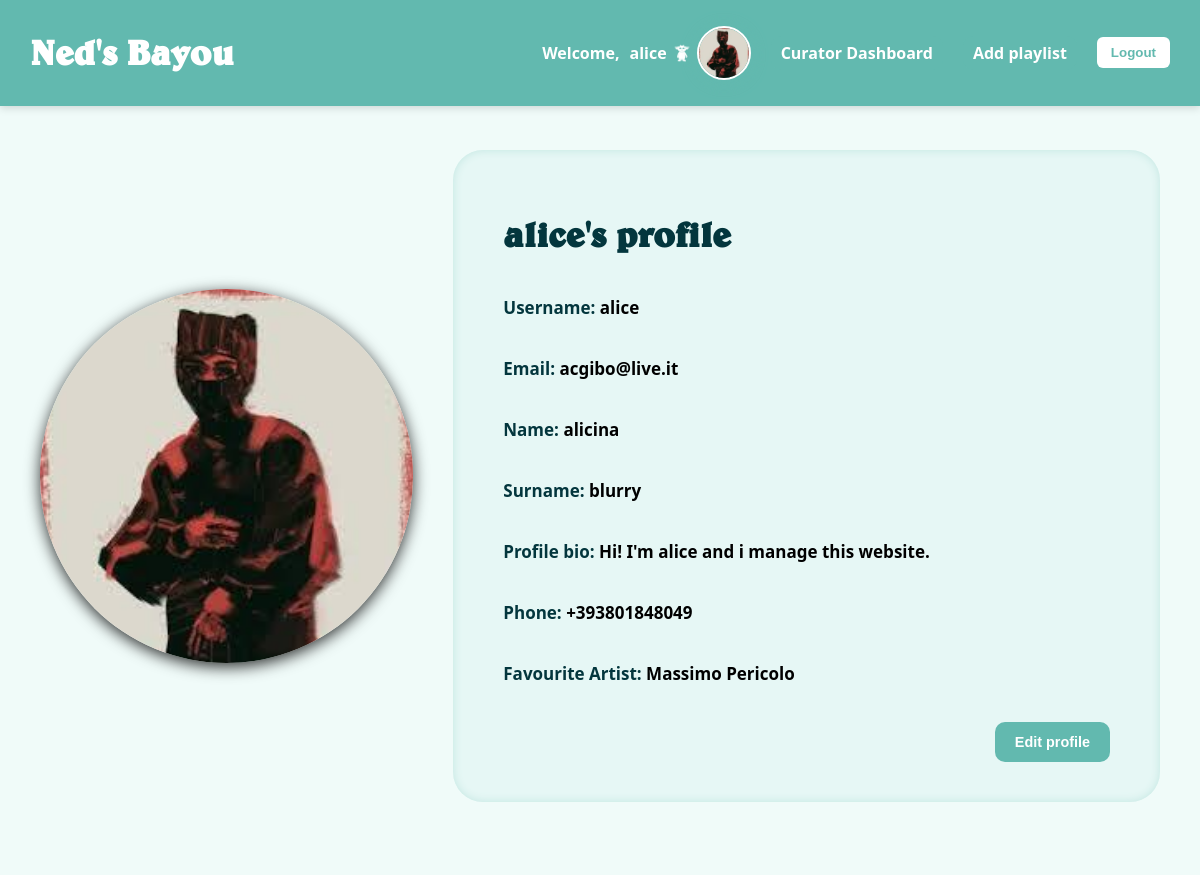
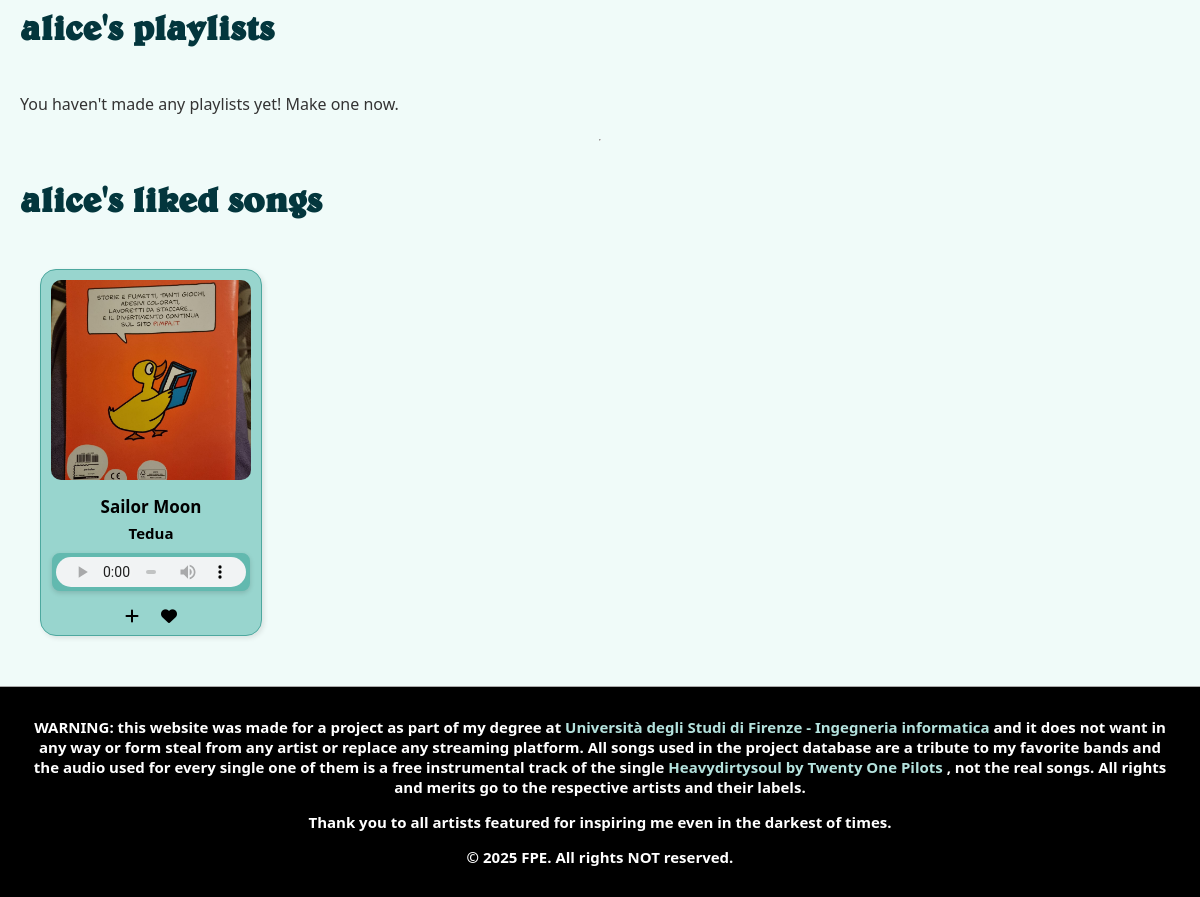
/alice/ (signed in), run on an earlier commit of the app's database (2 pictures, top to bottom).
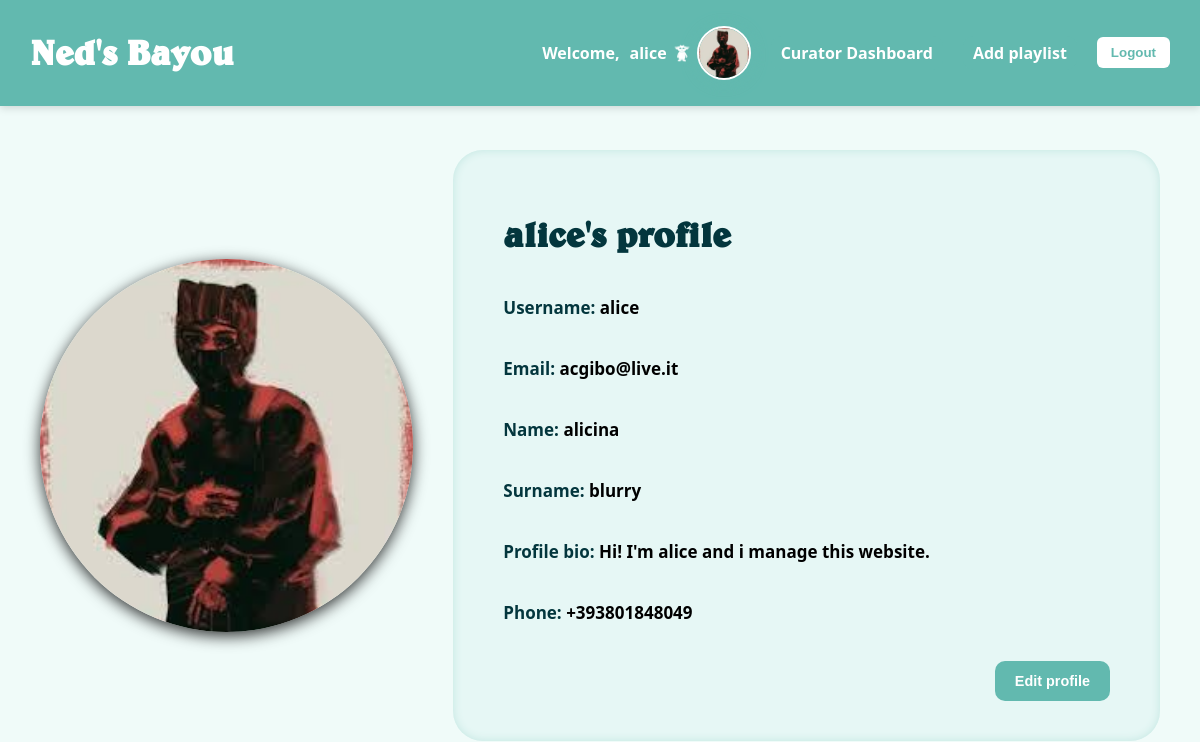
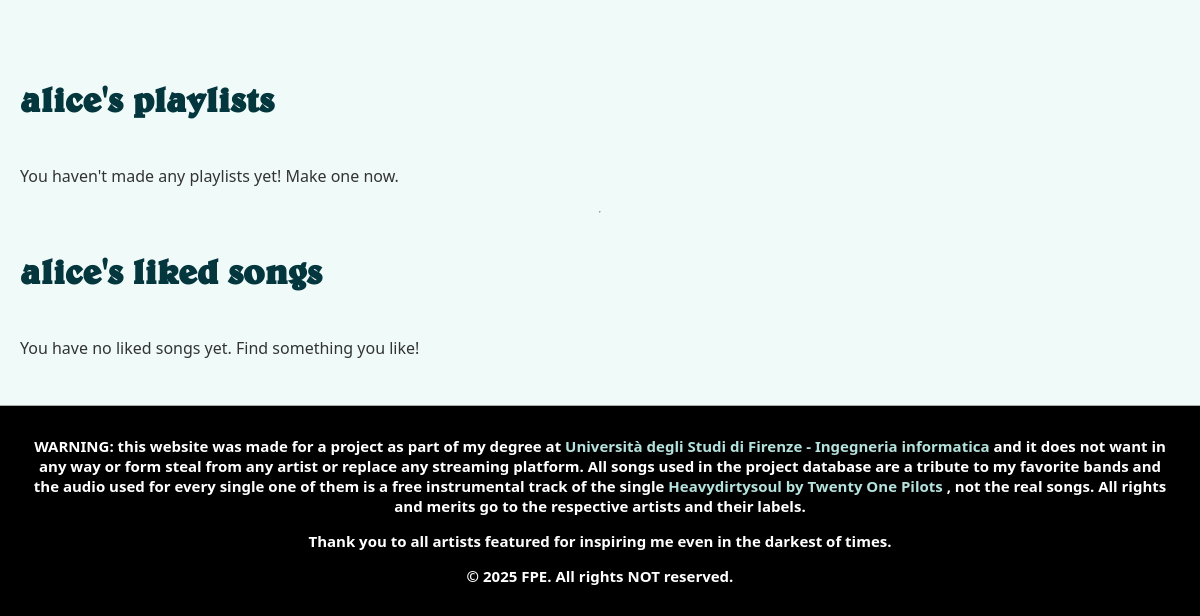
And on a later commit of the database (2 pictures, top to bottom).
### users/models.py (models this page shows, shortened)
class BayouUser(AbstractUser):
    email = models.EmailField(unique=True)
    profile_picture = models.ImageField(
        upload_to='profile_pics/',
        default=default_profile_pic,
        blank=True
    )
    short_bio = models.TextField(blank=True)
    phone_number = PhoneNumberField(blank=True, unique=True, region="IT")
    favorite_artist = models.ForeignKey('music.Artist', on_delete=models.SET_NULL, null=True, blank=True)
    liked_songs = models.ManyToManyField('music.Song', related_name='liked_by', blank=True)

### music/models.py (models this page shows, shortened)
class Artist(models.Model):
    name = models.CharField(max_length=100, unique=True)
    bio = models.TextField(blank=True)
    photo = models.ImageField(upload_to='artist_photos/', default=default_artist_photo(), blank=True)
    genres = models.ManyToManyField('Genre', related_name='artists')
    def __str__(self):
        return self.name

class Song(models.Model):
    title = models.CharField(max_length=100)
    artist = models.ForeignKey(Artist, on_delete=models.CASCADE, related_name='songs')
    audio_file = models.FileField(upload_to='song_audio/', default=default_audio_file)
    cover = models.ImageField(upload_to='song_covers/', default=default_cover(), blank=True)

### users/views.py (the view)
# urls.py: path('<str:username>/', views.profileView, name='profile'),
def profileView(request, username):
    user_profile = get_object_or_404(BayouUser, username=username)
    is_owner = request.user.is_authenticated and request.user.username == username
    playlists = user_profile.playlists.all()
    liked_songs = user_profile.liked_songs.select_related('artist').all()
    if is_owner:
        if request.method == 'POST':
            old_favorite = user_profile.favorite_artist
            form = BayouUserUpdateForm(request.POST, request.FILES, instance=user_profile)
            if form.is_valid():
                form.save()
                if user_profile.favorite_artist != old_favorite:
                    if old_favorite:
                        update_recommendations(user_profile, artist=old_favorite, delta=-5)
                    if user_profile.favorite_artist:
                        update_recommendations(user_profile, artist=user_profile.favorite_artist, delta=5)
                return redirect('profile', username=username)
        else:
            form = BayouUserUpdateForm(instance=user_profile)
    else:
        form = None
    return render(request, 'profile.html', {
        'user_profile': user_profile,
        'is_owner': is_owner,
        'form': form,
        'playlists': playlists,
        'liked_songs': liked_songs,
    })

### users/context_processors.py (called while the page is built)
def user_group_context(request):
    is_curator = False
    if request.user.is_authenticated:
        is_curator = request.user.groups.filter(name='Curator').exists()
    return {
        'req_user_is_curator': is_curator
    }

### users/templates/profile.html (shortened to what this page needs)
{% extends 'toolbar.html' %}
{% load static %}
{% block extrahead %}
    <link rel="stylesheet" href="{% static 'css/common_items.css' %}">
    <link rel="stylesheet" href="{% static 'css/profile.css' %}">
    <link rel="stylesheet" href="https://cdnjs.cloudflare.com/ajax/libs/font-awesome/6.5.0/css/all.min.css">
{% endblock %}
{% block content %}
<div class="profile-container">
        <img src="{{ user_profile.profile_picture.url }}" alt="Profile Picture" class="pickypicture">
        <div class="profile-info">
            <h1>{{ user_profile.username }}'s profile</h1>
            <div class="info-block">
                <p><strong>Username:</strong> {{ user_profile.username }}</p>
                {% if is_owner %}
                    <p><strong>Email:</strong> {{ user_profile.email }}</p>
                {% endif %}
                <p><strong>Name:</strong> {{ user_profile.first_name }}</p>
                <p><strong>Surname:</strong> {{ user_profile.last_name }}</p>
                {% if user_profile.short_bio %}
                    <p><strong>Profile bio:</strong> {{ user_profile.short_bio }}</p>
                {% endif %}
                {% if is_owner and user_profile.phone_number %}
                    <p><strong>Phone:</strong> {{ user_profile.phone_number }}</p>
                {% endif %}
                {% if user_profile.favorite_artist %}
                    <p><strong>Favourite Artist:</strong> {{ user_profile.favorite_artist }}</p>
                {% endif %}
            </div>
            {% if is_owner %}
                <div class="edit-button-container">
                    <button id="edit-button" onclick="toggleEdit()" class="btn">Edit profile</button>
                </div>
            {% endif %}
        </div>
</div>
    <div class="latter-container">
        <h2>{{ user_profile.username }}'s playlists</h2>
        {% if playlists %}
            <div class="song-grid">
                {% for playlist in playlists %}
                    {% include "playlist_card.html" with playlist=playlist %}
                {% endfor %}
            </div>
        {% else %}
            {% if is_owner %}
                <p>You haven't made any playlists yet! Make one now.</p>
            {% else %}
                <p>This user has no playlists.</p>
            {% endif %}
        {% endif %}
        <hr>
        <h2>{{ user_profile.username }}'s liked songs</h2>
        {% if liked_songs %}
            <div class="song-grid">
                {% for song in liked_songs %}
                    {% include "song_card.html" with song=song %}
                {% endfor %}
            </div>
        {% else %}
            {% if is_owner %}
                <p>You have no liked songs yet. Find something you like!</p>
            {% else %}
                <p>This user has no liked songs.</p>
            {% endif %}
        {% endif %}
    </div>
{% endblock %}

### templates/toolbar.html (shortened to what this page needs)
<!DOCTYPE html>
<html lang="en">
{% block extrahead %}
{% endblock %}
<head>
    {% load static %}
    <link rel="stylesheet" href="{% static 'css/toolbar.css' %}">
    <link rel="stylesheet" href="https://cdnjs.cloudflare.com/ajax/libs/font-awesome/6.5.0/css/all.min.css">
</head>
<body>
<header class="toolbar-header">
    <h1 class="site-title"><a href="{% url 'home' %}">Ned's Bayou</a></h1>
    {% if user.is_authenticated %}
    <div class="toolbar-user">
        <p class="welcome-text">Welcome,</p>
        <a href="{% url 'profile' user.username %}" class="user-link">
            {{ user.username }}
            {% if req_user_is_curator %}
                <img src="{% static 'icons/curatorIcon.png' %}" alt="Curator" width="20">
            {% endif %}
            <img src="{{ user.profile_picture.url }}" alt="Profile Picture" width="50" class="profile-pic">
        </a>
        {% if req_user_is_curator %}
            <a href="{% url 'curator_dashboard' %}" class="toolbar-btn">Curator Dashboard</a>
        {% endif %}
        <a href="{% url 'create_playlist' %}" class="toolbar-btn">Add playlist</a>
        <form action="{% url 'logout' %}" method="post" class="logout-form">
            <button type="submit" class="logout">Logout</button>
        </form>
    </div>
    {% else %}
    <div class="toolbar-auth">
        <a href="{% url 'login' %}" class="auth-link">Login</a>
        <a href="{% url 'register' %}" class="auth-link">Make an account</a>
    </div>
    {% endif %}
</header>
<main>
    {% block content %}
    {% endblock %}
</main>
<footer class="footers">
    <div class="footer-content">
        <p>WARNING: this website was made for a project as part of my degree at
            <a href="https://www.ing-inl.unifi.it/">Università degli Studi di Firenze - Ingegneria informatica</a>
            and it does not want in any way or form steal from any artist or replace any streaming platform. All songs used in the project
            database are a tribute to my favorite bands and the audio used for every single one of them is a free instrumental track of the single
            <a href="https://youtu.be/r_9Kf0D5BTs?si=y-Rg7BzOo_Qr36yE">Heavydirtysoul by Twenty One Pilots</a>
            , not the real songs. All rights and merits go to the respective artists and their labels.</p>
        <p>Thank you to all artists featured for inspiring me even in the darkest of times.</p>
        <p>&copy; 2025 FPE. All rights NOT reserved.</p>
    </div>
</footer>
</body>
</html>

### templates/song_card.html (shortened to what this page needs)
<div class="song-card">
    <img src="{{ song.cover.url }}" alt="{{ song.title }}'s cover">
    <div class="song-info">
        <h4>{{ song.title }}</h4>
        <p>
            <a href="{% url 'artist_detail' song.artist.id %}">{{ song.artist.name }}</a>
        </p>
        <div class="tools-container">
            <div class="song-audio">
                <audio controls class="mini-audio-player">
                    <source src="{{ song.audio_file.url }}" type="audio/mpeg">
                </audio>
            </div>
            {% if user.is_authenticated %}
                <div class="song-actions">
                    <button class="quickAddBtn" data-song-id="{{ song.id }}">
                        <i class="fas fa-plus"></i>
                    </button>
                    <button type="button"
                            class="like-button"
                            data-song-id="{{ song.id }}"
                            data-liked="{% if song in user.liked_songs.all %}true{% else %}false{% endif %}">
                        <i class="{% if song in user.liked_songs.all %}fas{% else %}far{% endif %} fa-heart"></i>
                    </button>
                </div>
            {% endif %}
        </div>
    </div>
</div>

### static/css/common_items.css (style rules this page uses)
.btn { display: inline-block; padding: 8px 14px; background-color: #62b9af; color: white; text-decoration: none; border-radius: 6px; font-size: 0.9rem; font-weight: bold; transition: background-color 0.2s ease, transform 0.2s ease; cursor: pointer; border: none; }

### static/css/profile.css (style rules this page uses)
.profile-container { display: flex; flex-direction: row; justify-content: space-between; align-items: center; margin: 0 auto; padding: 50px 40px; gap: 40px; }
.pickypicture { width: 33.33%; height: 33.33%; object-fit: cover; border-radius: 50%; box-shadow: 0 4px 15px rgba(0, 0, 0, 0.8); }
.profile-info, #edit-form { flex: 1; display: flex; flex-direction: column; justify-content: space-between; padding: 40px 50px; background-color: #e6f7f5; border-radius: 30px; box-shadow: inset 0 0 10px #c2e6e1; }
.profile-info h1, h2 { font-family: 'Belwe Bold BT', sans-serif; font-size: 35px; color: #03363d; font-weight: 800; }
.info-block { display: flex; flex-direction: column; gap: 4px; }
.info-block p strong, #edit-form p strong { color: #03363d; font-weight: 900; font-size: 17px; }
.info-block p, #edit-form p { color: black; font-size: 17px; font-weight: 600; }
.edit-button-container { align-self: flex-end; margin-top: 15px; }
.btn { margin-top: 5px; padding: 12px 20px; background-color: #62b9af; color: white; border: none; border-radius: 10px; cursor: pointer; font-weight: bold; transition: background-color 0.3s ease; }
.latter-container { display: flex; flex-direction: column; padding-left: 20px; padding-right: 20px; }

### static/css/toolbar.css (style rules this page uses)
body { margin: 0; font-family: 'Segoe UI', sans-serif; background-color: #f0fbf9; color: #333; padding: 100px 0 0; }
.toolbar-header { position: fixed; top: 0; left: 0; width: calc(100% - 60px); background-color: #62b9af; padding: 10px 30px; display: flex; justify-content: space-between; align-items: center; flex-wrap: wrap; z-index: 1000; box-shadow: 0 2px 8px rgba(0, 0, 0, 0.15); }
.site-title a { font-family: 'Belwe Bold BT', sans-serif; text-decoration: none; color: white; font-size: 35px; font-weight: 900; }
.toolbar-user { display: flex; align-items: center; gap: 10px; }
.welcome-text { margin: 0; font-weight: 700; color: white; }
.user-link { display: flex; align-items: center; gap: 5px; text-decoration: none; color: white; font-weight: bold; }
.profile-pic { border-radius: 50%; border: 2px solid white; box-shadow: 0 2px 15px #62b9af; }
.logout-form { display: inline; margin-left: 10px; }
.logout { background-color: white; color: #62b9af; border: none; border-radius: 6px; padding: 8px 14px; font-weight: bold; cursor: pointer; transition: background-color 0.3s ease; }
.toolbar-btn { padding: 6px 10px; background-color: #62b9af; color: white; text-decoration: none; border-radius: 10px; font-weight: bold; margin-left: 10px; transition: background-color 0.3s ease; }
.footers { background-color: black; border-top: 1px solid #aaaaaa; width: 100%; margin-top: 30px; padding: 0; }
.footer-content { max-width: 1200px; margin: 0 auto; padding: 15px 30px; text-align: center; color: white; font-size: 15px; font-weight: 600; }
.footer-content a { color: #b4e2dd; text-decoration: none; font-weight: bold; }

What changed in the data, as far as the page shows it:
removed Song: cover (picture), title "Sailor Moon", artist.name "Tedua"
changed BayouUser "alice": favorite_artist_id 20 → empty (drawn); favorite_artist "Massimo Pericolo" → (not shown)
Also different on the page:
text no longer shown: "Favourite Artist:"
text now shown: "You have no liked songs yet. Find something you like!"
